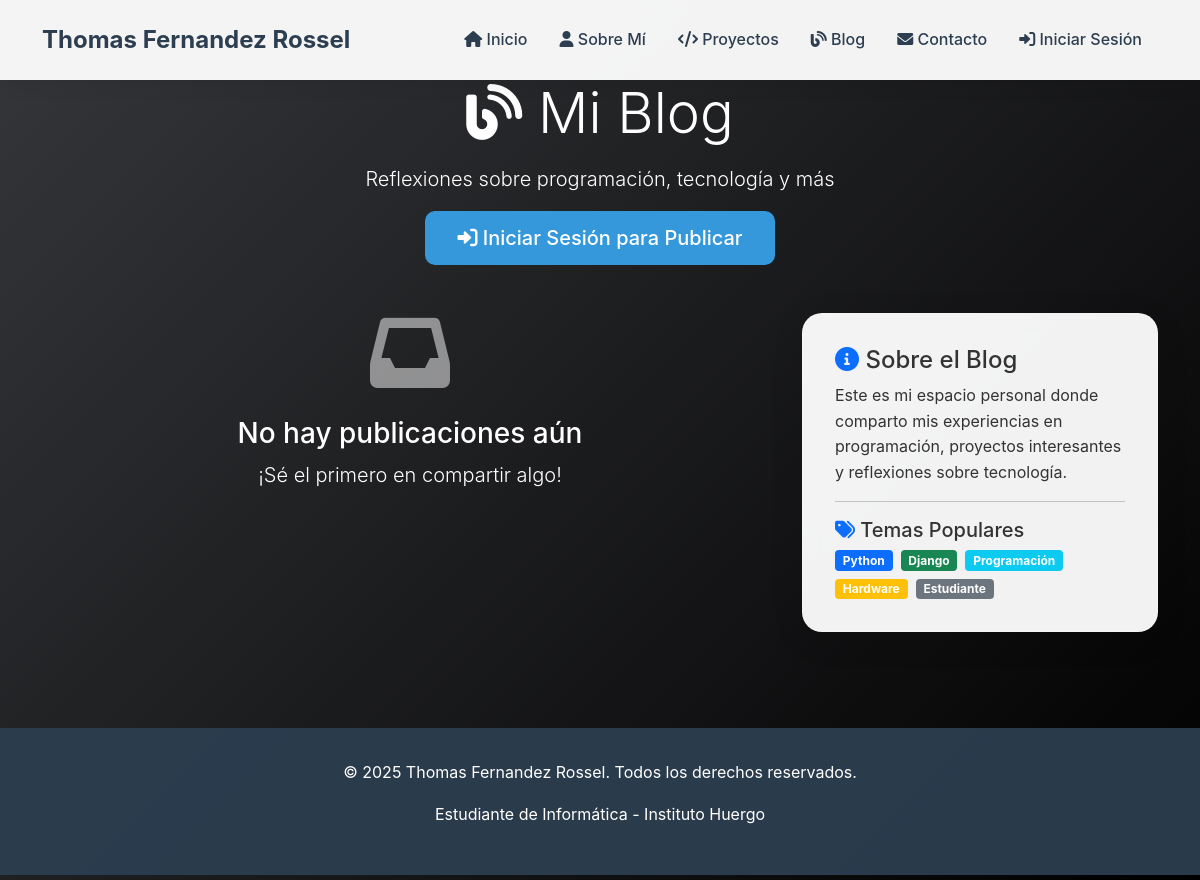
The page /blog/ on the database as committed earlier.
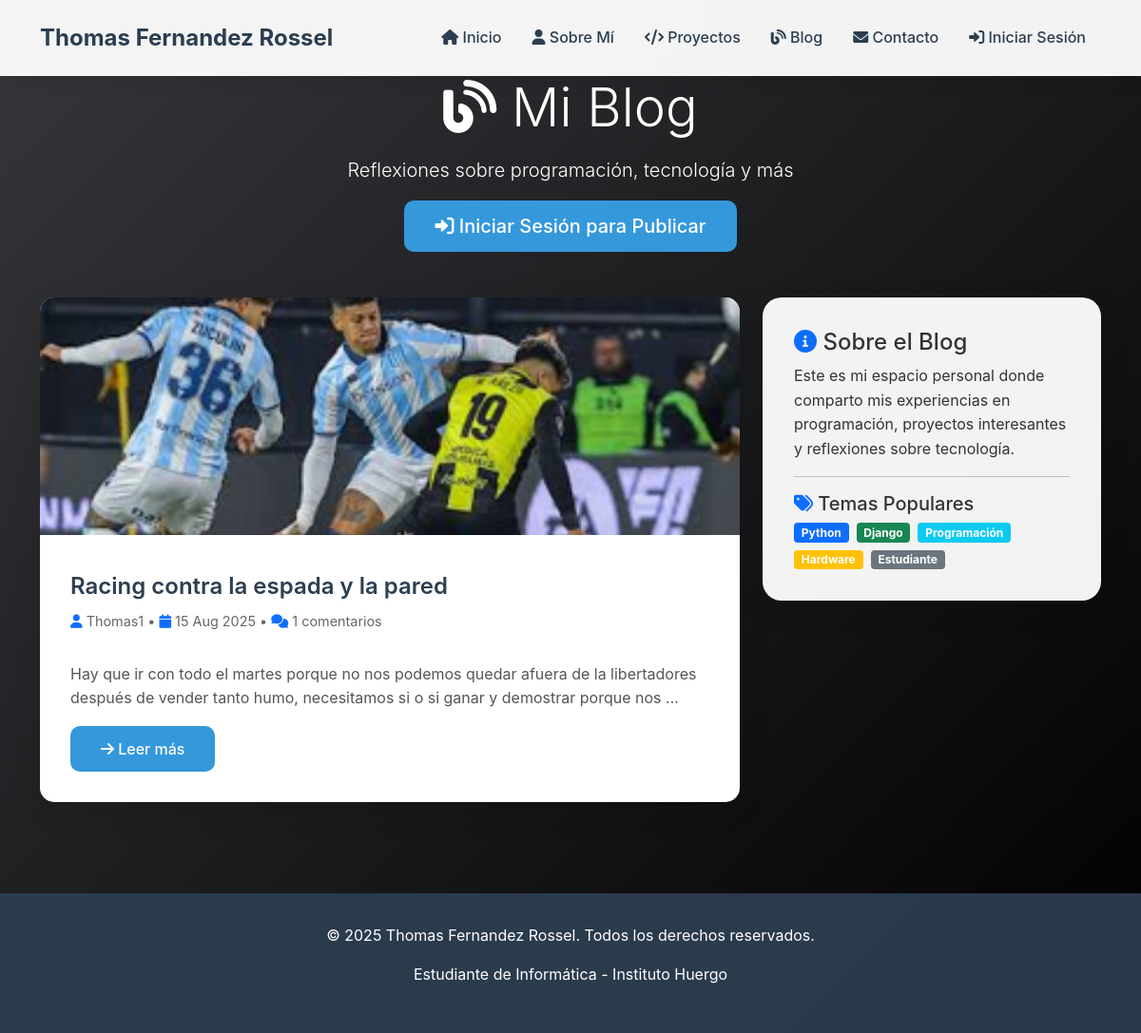
The same page on the database as committed later.
### blog/models.py (models this page shows, shortened)
class Post(models.Model):
    title = models.CharField(max_length=200)
    content = models.TextField()
    date_posted = models.DateTimeField(default=timezone.now)
    author = models.ForeignKey(User, on_delete=models.CASCADE)
    image = models.ImageField(default='default.jpg', upload_to='blog_images')

### blog/views.py (the view)
# urls.py: path('', PostListView.as_view(), name='blog-home'),
class PostListView(ListView):
    model = Post
    template_name = 'blog/blog_home.html'
    context_object_name = 'posts'
    ordering = ['-date_posted']
    paginate_by = 5

### blog/templates/blog/blog_home.html (shortened to what this page needs)
{% extends 'portfolio/base.html' %}
{% block content %}
<div class="container">
    <div class="text-center text-white mb-5">
        <h1 class="display-4 mb-3">
            <i class="fas fa-blog"></i> Mi Blog
        </h1>
        <p class="lead">Reflexiones sobre programación, tecnología y más</p>
        {% if user.is_authenticated %}
            <a href="{% url 'post-create' %}" class="btn btn-success btn-lg">
                <i class="fas fa-plus"></i> Nueva Publicación
            </a>
        {% else %}
            <a href="{% url 'blog-login' %}" class="btn btn-primary btn-lg">
                <i class="fas fa-sign-in-alt"></i> Iniciar Sesión para Publicar
            </a>
        {% endif %}
    </div>
    <div class="row">
        <div class="col-lg-8">
            {% for post in posts %}
                <article class="post-card fade-in">
                    {% if post.image %}
                        <img src="{{ post.image.url }}" alt="{{ post.title }}" class="post-image">
                    {% endif %}
                    <div class="post-content">
                        <div class="d-flex justify-content-between align-items-start mb-3">
                            <div>
                                <h2>
                                    <a href="{% url 'post-detail' post.id %}" class="post-title text-decoration-none">
                                        {{ post.title }}
                                    </a>
                                </h2>
                                <div class="post-meta">
                                    <i class="fas fa-user text-primary"></i> {{ post.author.username }} •
                                    <i class="fas fa-calendar text-primary"></i> {{ post.date_posted|date:"d M Y" }} •
                                    <i class="fas fa-comments text-primary"></i> {{ post.comments.count }} comentarios
                                </div>
                            </div>
                        </div>
                        <div class="post-excerpt">
                            {{ post.content|truncatewords:30 }}
                        </div>
                        <a href="{% url 'post-detail' post.id %}" class="btn btn-primary">
                            <i class="fas fa-arrow-right"></i> Leer más
                        </a>
                    </div>
                </article>
            {% empty %}
                <div class="text-center text-white">
                    <i class="fas fa-inbox fa-5x mb-4 opacity-50"></i>
                    <h3>No hay publicaciones aún</h3>
                    <p class="lead">¡Sé el primero en compartir algo!</p>
                </div>
            {% endfor %}
        </div>
        <div class="col-lg-4">
            <div class="content-card">
                <h4><i class="fas fa-info-circle text-primary"></i> Sobre el Blog</h4>
                <p>Este es mi espacio personal donde comparto mis experiencias en programación, proyectos interesantes y reflexiones sobre tecnología.</p>
                <hr>
                <h5><i class="fas fa-tags text-primary"></i> Temas Populares</h5>
                <div class="d-flex flex-wrap gap-2">
                    <span class="badge bg-primary">Python</span>
                    <span class="badge bg-success">Django</span>
                    <span class="badge bg-info">Programación</span>
                    <span class="badge bg-warning">Hardware</span>
                    <span class="badge bg-secondary">Estudiante</span>
                </div>
            </div>
        </div>
    </div>
</div>
{% endblock %}

Rows that differ between the two databases and show on the page:
added Post: image (picture), title "Racing contra la espada y la pared", author.username "Thomas1", date_posted "15 Aug 2025", comments.count "1", content "Hay que ir con todo el martes porque no nos podemos quedar afuera de la libertadores después de vender tanto humo, necesitamos si o si ganar y demostrar porque nos …"
Other text that changed with them:
text no longer shown: "No hay publicaciones aún ¡Sé el primero en compartir algo!"
